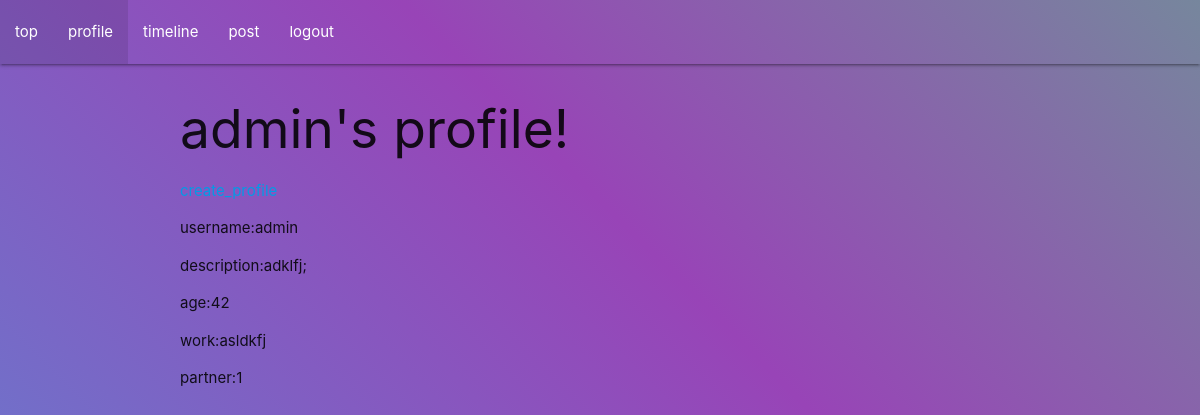
Before: /profile (signed in) with the older database file.
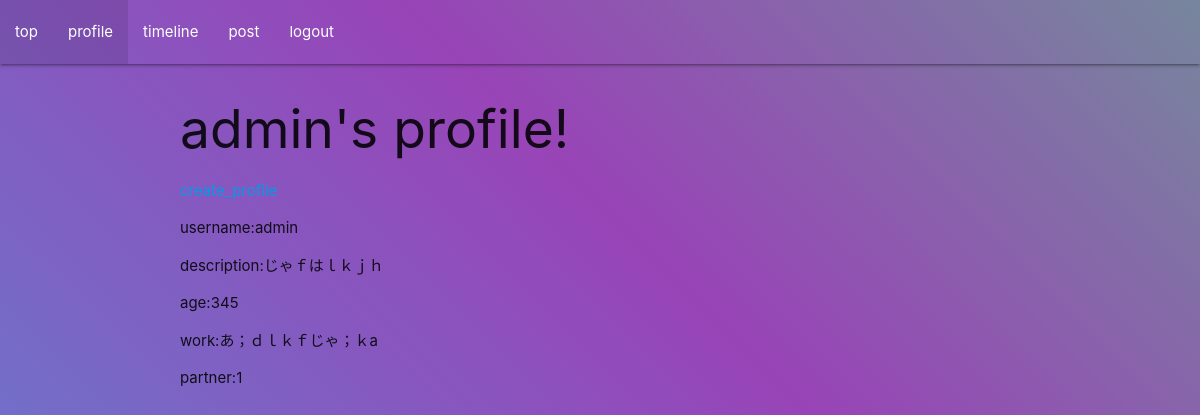
After: the same page with the newer database file.
### app.py (models this page shows, shortened)
class User(Base):
    __tablename__ = 'users'
    id = Column(Integer, primary_key=True)
    username = Column(String)
    email = Column(String)
    password = Column(String)
    description = Column(String)
    age = Column(String)
    work = Column(String)
    partner = Column(String)

### app.py (the view)
@app.route('/profile')
def profile():
    if 'username' in session:
        username = session.get('username')
        user = db_session.query(User).filter(User.username == username).first()
        return render_template('profile.html', username=session['username'],user=user)
    else:
        error_message = 'You are not logged in.'
        return redirect(url_for('login', error_message=error_message))

### app.py (called while the page is built)
@app.context_processor
def inject_is_active():
    def is_active(page):
        return 'active' if request.path == url_for(page) else ''
    return dict(is_active=is_active)

@app.context_processor
def page_list():
    before_login_list = ['top', 'register', 'login']
    after_login_list = ['top', 'profile', 'timeline', 'post', 'logout']
    if 'username' in session:
        page_list = after_login_list
    else:
        page_list = before_login_list
    return dict(page_list=page_list)

### templates/profile.html
{% extends "base.html" %}
{% block content %}
<div class="container">
    <h2>{{ username }}'s profile!</h2>
    <a href="{{ url_for('create_profile') }}">create_profile</a>
    {% if user %}
        <p>username:{{ user.username }}</p>
        <p>description:{{ user.description }}</p>
        <p>age:{{ user.age }}</p>
        <p>work:{{ user.work }}</p>
        <p>partner:{{ user.partner }}</p>
    {% else %}
        <p>username:{{ username }}</p>
        <p>description:{{ description }}</p>
        <p>age:{{ age }}</p>
        <p>work:{{ work }}</p>
        <p>partner:{{ partner }}</p>
    {% endif %}
</div>
{% endblock %}

Changed rows visible on the page:
changed User "admin": description "adklfj;" → "じゃｆはｌｋｊｈ"; age "42" → "345"; work "asldkfj" → "あ；ｄｌｋｆじゃ；ｋa"
